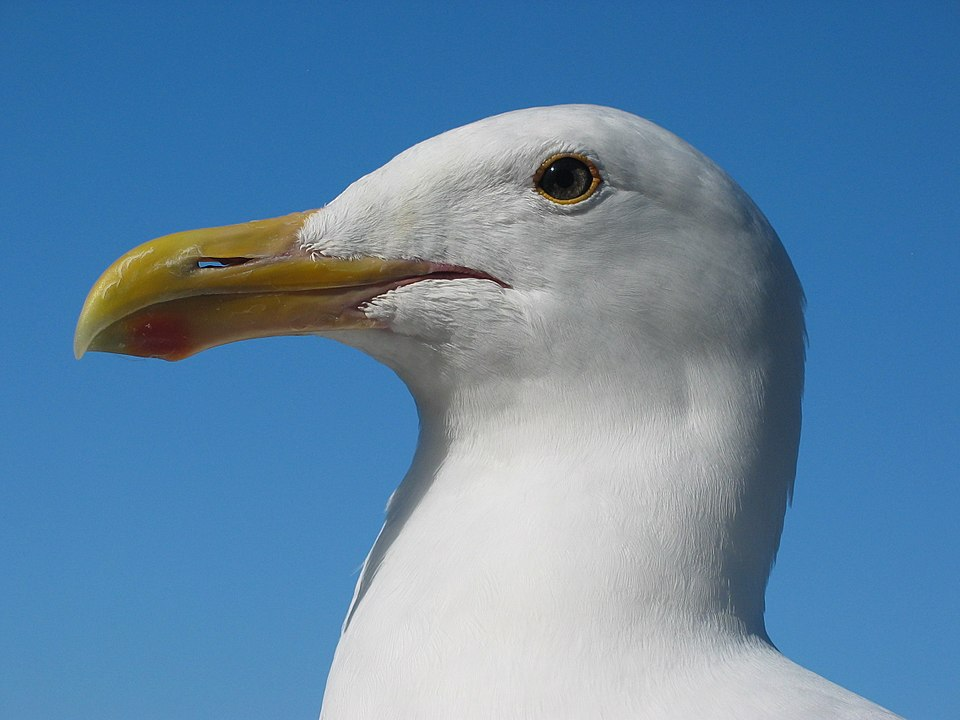
#> input picture src/images/seagull.jpg, 960 x 720 px
$ python GPU_accelation.py
#> lines starting #> are read from the running program, lines starting #| are printed output that depends on the picture
import time
import cv2
import numpy as np
import cupy as cp
import matplotlib.pyplot as plt


IMAGE_PATH = "../src/images/seagull.jpg"

TARGET_WIDTH = 1280
TARGET_HEIGHT = 720

TRAIL_LENGTH = 32

#이미지 불러오기
img_gray = cv2.imread(IMAGE_PATH, cv2.IMREAD_GRAYSCALE)
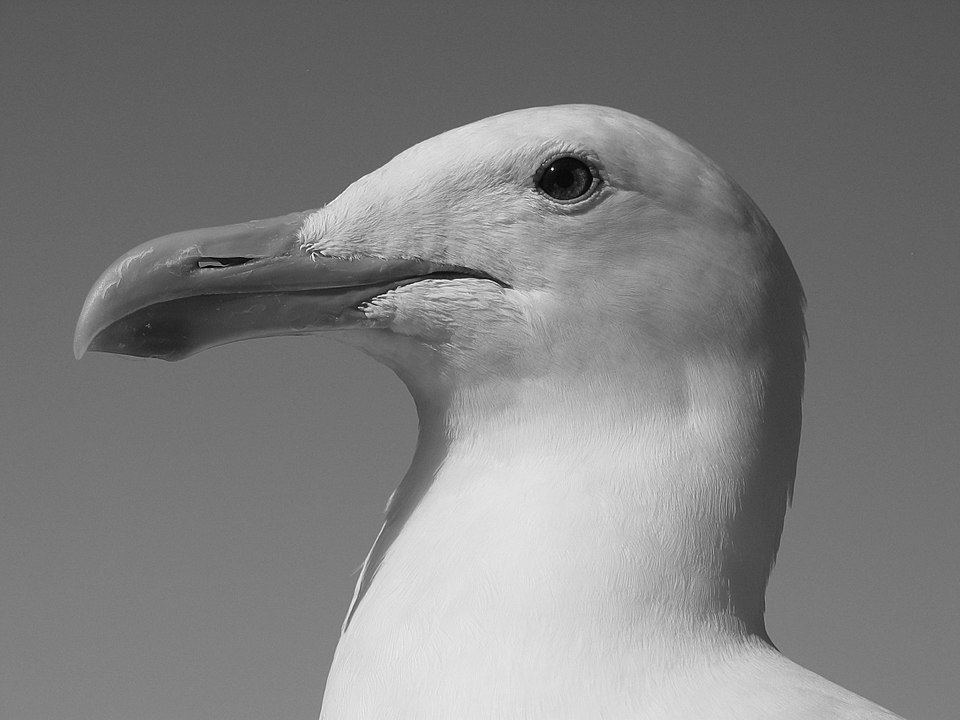
#> img_gray: shape (720, 960); min 0, max 255, mean 127

if img_gray is None:
    raise FileNotFoundError(f"이미지를 읽을 수 없습니다: {IMAGE_PATH}")

img_gray = cv2.resize(
    img_gray,
    (TARGET_WIDTH, TARGET_HEIGHT),
    interpolation=cv2.INTER_AREA
)
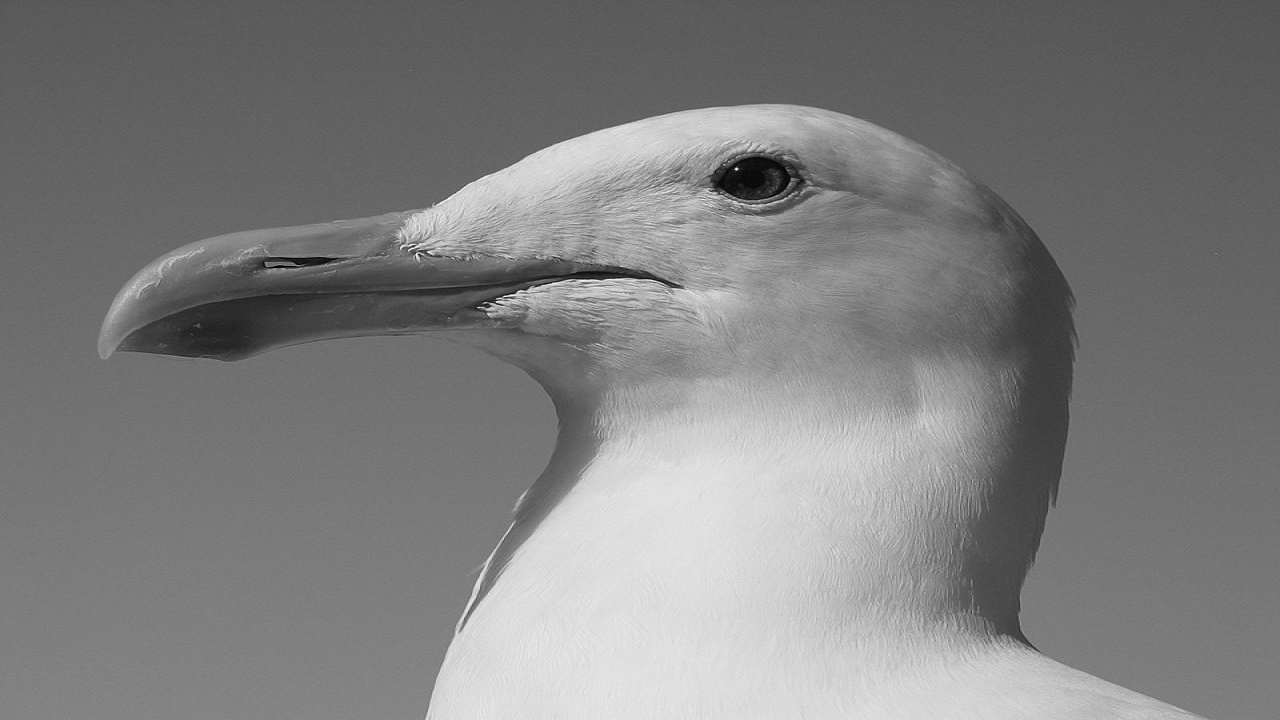
#> img_gray: shape (720, 1280); min 0, max 255, mean 127

input_np = img_gray.astype(np.float32) / 255.0

plt.imshow(input_np, cmap="gray")
plt.axis("off");


# TODO: NumPy를 사용하여 잔상 효과 함수 정의

def motion_trail_np(image, weights):
    """
    NumPy를 이용해 이미지 잔상 효과를 생성한다.

    출력 픽셀을 Python 반복문으로 하나씩 계산한다.
    """

    # TODO: 필요한 변수 정의 및 출력 배열 생성
    col = image.shape[0]
#> col = 720
    row = image.shape[1]
#> row = 1280
    output = np.zeros_like(image, dtype=np.float32)

    for output_y in range(col):
        for output_x in range(row):
            for shift in range(TRAIL_LENGTH):
                # TODO: x값 shift
                input_x = output_x - shift

                if 0 <= input_x < row:
                # TODO: shift한 픽셀을 누적
                  now = image[output_y][input_x]*weights[shift]
                # TODO: 출력 배열에 누적 픽셀 저장
                  output[output_y, output_x] += now
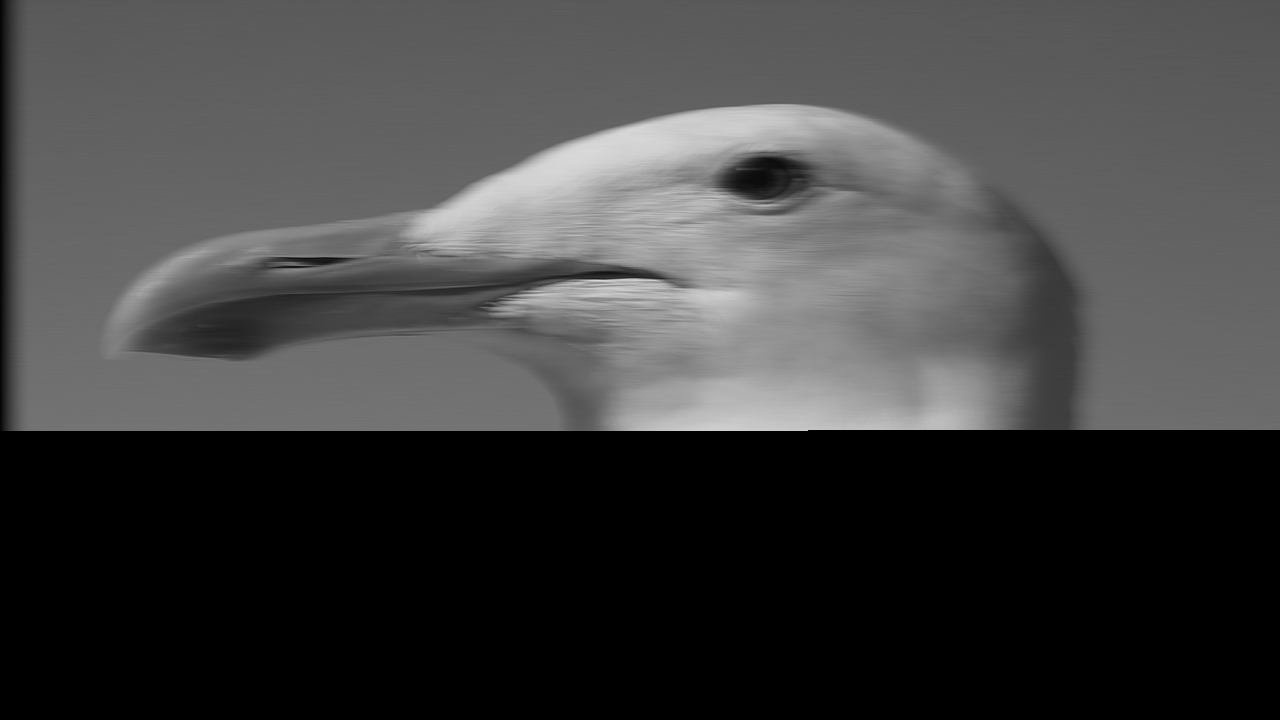
#> output: shape (720, 1280) float32; min 0, max 0.879, mean 0.256
    return output


  # TODO: CuPy를 사용하여 잔상 효과 함수 정의

def motion_trail_cp(image, weights):
    """
    CuPy를 이용해 이미지 잔상 효과를 생성한다.

    이동 거리는 Python에서 순차적으로 반복하지만,
    각 이동 거리의 이미지 전체 계산은 GPU에서 병렬 처리한다.
    """

    # TODO: 필요한 변수 정의 및 출력 배열 생성

    output = cp.zeros_like(image, dtype=cp.float32)

    for shift in range(TRAIL_LENGTH):
        # TODO: 배열 slicing
        if shift == 0:
            input_region = image[:, :]
            output_region = output[:, :]
        else:
            input_region = image[:, :-shift]
            output_region = output[:, shift:]

        # TODO: GPU가 병렬 연산할 output_region 계산 코드
        output_region += input_region*weights[shift]

    return output

# 이동 거리가 멀어질수록 가중치를 작게 설정
weights_np = np.linspace(
    1.0,
    0.05,
    TRAIL_LENGTH,
    dtype=np.float32
)

# cpu를 이용하여 numpy 처리
# 전체 가중치의 합을 1로 정규화
weights_np /= np.sum(weights_np)

cpu_start = time.perf_counter()

#> (the run stopped early here; a loop or call above may not have finished)
